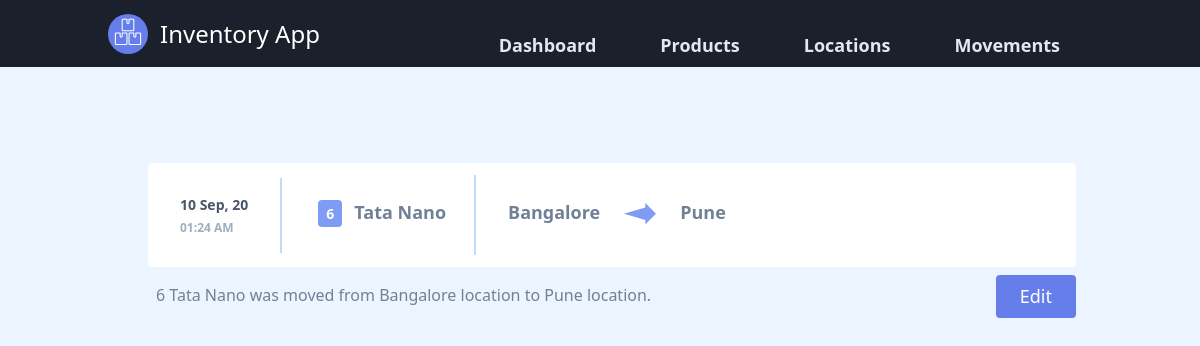
/movement/9/6, run on the app's committed database.
### inventory/models.py (models this page shows, shortened)
class StaticMovement(db.Model):
    movement_id = db.Column(db.Integer, primary_key=True)
    timestamp = db.Column(db.DateTime, nullable=False, default=datetime.now())
    from_location = db.Column(db.String(20), db.ForeignKey('location.location_id'))
    to_location = db.Column(db.String(20), db.ForeignKey('location.location_id'))
    product_id = db.Column(db.Integer, db.ForeignKey('product.product_id'), nullable=False)
    qty = db.Column(db.Integer, nullable=False)

class Product(db.Model):
    product_id = db.Column(db.Integer, primary_key=True)
    product_name = db.Column(db.String(20), unique=True, nullable=False)
    product_description = db.Column(db.String(200), nullable=False, default='This is a default description for product, please update the product with a brief description')
    product_image_file = db.Column(db.String(20), nullable=False, default='default-cars.jpeg')

### inventory/movements/routes.py (the view)
@movements_bp.route("/movement/<int:movement_id>")
@movements_bp.route("/movement/<int:movement_id>/<int:qty>")
def movement(movement_id, qty=None):
    movement = StaticMovement.query.get_or_404(movement_id)
    products = Product.query
    return render_template('movement.html', title='Update Moved Product', movement=movement, products=products, qty=qty)

### inventory/templates/movement.html
{% extends "layout.html" %}
{% block content %}
<section class="text-gray-700 body-font">
    <div class="container mx-auto px-12 py-24 md:flex-row flex-col items-center">
        <a class="flex w-full bg-white mx-3 mb-1 rounded" href="{{ url_for('movements_bp.movement', movement_id=movement.movement_id) }}">
            <div class="self-center p-2 sm:py-4 sm:px-8 flex-row border-r-2 border-indigo-200">
                <div class="mb-1 font-semibold text-xs sm:text-sm">{{ movement.timestamp.strftime('%d %b, %y') }}</div>
                <div class="text-gray-500 font-bold text-xs ">{{ movement.timestamp.strftime('%H:%M %p') }}</div>
            </div>
            <div class="flex-1 sm:py-4 sm:px-6">
                <div class= "text-gray-600 py-1 sm:py-2 sm:flex">
                    <div class="mx-2 sm:mx-0 p-2 sm:p-3 border-b-2 border-indigo-200 sm:border-b-0">
                        <span class="rounded text-white bg-indigo-400 py-1 px-2 text-xs sm:text-sm font-bold mr-2">{% if qty == None %}{{ movement.qty }}{% else %}{{ qty }}{% endif %}</span>
                        <span class="font-semibold text-sm sm:text-lg">{{ products.get(movement.product_id).product_name }}</span>
                    </div>
                    <div class="border-r-2 ml-4 border-indigo-200 mr-3 hidden sm:block md:-my-3 {% if not movement.from_location or not movement.to_location %} sm:hidden {% endif %}"></div>
                    <div class="flex p-3 {% if not movement.to_location %} flex-row-reverse float-left {% endif %}">
                        <span class="font-semibold text-sm sm:text-lg mr-2 md:ml-2 md:mr-6 {% if not movement.from_location %} hidden {% endif %}">{{ movement.from_location }}
                        </span>
                        <span class="inline-block {% if not movement.to_location %} mr-4 {% endif %}">
                            <svg class="fill-current text-indigo-400 h-6 w-6 sm:h-8 sm:w-8" {% if not movement.to_location %} transform="rotate(180)" {% endif %}  viewBox="0 1 24 24">
                                <path d="M16 7.328V4l8 8-8 8v-3.328L0 12z"/>
                            </svg>
                        </span>
                        <span class="font-semibold text-sm sm:text-lg mx-2 md:ml-6 {% if not movement.to_location %} hidden {% endif %}">{{ movement.to_location }}</span>
                    </div>
                </div>
            </div>
        </a>
        <div class="flex justify-between ml-3 -mr-3 mt-2">
            <div class="p-2 text-gray-600">
                {% if qty == None %}{{ movement.qty }}{% else %}{{ qty }}{% endif %} {{ products.get(movement.product_id).product_name }} was
                {% if movement.from_location and movement.to_location %}
                    moved from {{ movement.from_location }} location to {{ movement.to_location }} location.
                {% elif not movement.from_location %}
                    added into {{ movement.to_location }} location.
                {% elif not movement.to_location %}
                    removed from {{ movement.from_location }} location.
                {% endif %}
            </div>
            <div class="flex content-end">
                <a href="{{ url_for('movements_bp.update_movement', movement_id=movement.movement_id) }}" class="inline-flex self-center text-white bg-indigo-500 border-0 py-2 px-6 focus:outline-none hover:bg-indigo-600 rounded text-lg cursor-pointer">Edit</a>
            </div>
        </div>
    </div>
</section>
{% endblock content %}

### data on the page
StaticMovement: timestamp "10 Sep, 20", timestamp "01:24 AM", from_location "Bangalore", to_location "Pune"
Product: get "Tata Nano"

### other printed values
{{ qty }} "6"
